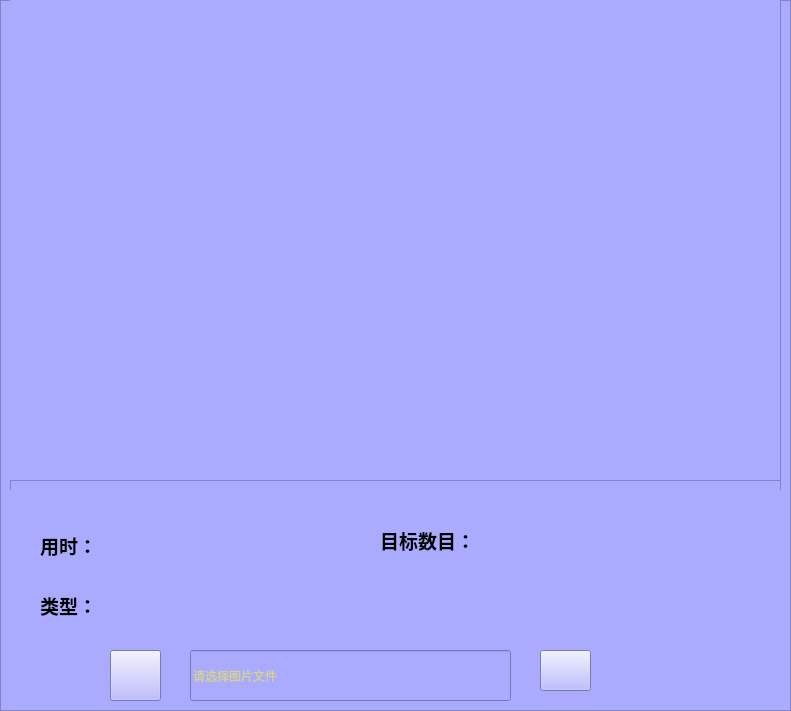
   <widget class="QFrame" name="frame">
    <property name="geometry">
     <rect>
      <x>10</x>
      <y>100</y>
      <width>791</width>
      <height>711</height>
     </rect>
    </property>
    <property name="styleSheet">
     <string notr="true">background-color: rgb(170, 170, 255);</string>
    </property>
    <property name="frameShape">
     <enum>QFrame::StyledPanel</enum>
    </property>
    <property name="frameShadow">
     <enum>QFrame::Raised</enum>
    </property>
    <widget class="QFrame" name="frame_2">
     <property name="geometry">
      <rect>
       <x>10</x>
       <y>0</y>
       <width>771</width>
       <height>481</height>
      </rect>
     </property>
     <property name="frameShape">
      <enum>QFrame::StyledPanel</enum>
     </property>
     <property name="frameShadow">
      <enum>QFrame::Raised</enum>
     </property>
     <widget class="QLabel" name="label_show">
      <property name="geometry">
       <rect>
        <x>0</x>
        <y>0</y>
        <width>770</width>
        <height>480</height>
       </rect>
      </property>
      <property name="minimumSize">
       <size>
        <width>770</width>
        <height>480</height>
       </size>
      </property>
      <property name="maximumSize">
       <size>
        <width>770</width>
        <height>480</height>
       </size>
      </property>
      <property name="styleSheet">
       <string notr="true">border-image: url(:/icons/ui_imgs/11.png);</string>
      </property>
      <property name="text">
       <string/>
      </property>
     </widget>
     <widget class="QProgressBar" name="progressBar_4">
      <property name="geometry">
       <rect>
        <x>420</x>
        <y>200</y>
        <width>29</width>
        <height>128</height>
       </rect>
      </property>
      <property name="value">
       <number>0</number>
      </property>
      <property name="orientation">
       <enum>Qt::Vertical</enum>
      </property>
     </widget>
     <widget class="QProgressBar" name="progressBar_6">
      <property name="geometry">
       <rect>
        <x>560</x>
        <y>200</y>
        <width>29</width>
        <height>128</height>
       </rect>
      </property>
      <property name="value">
       <number>0</number>
      </property>
      <property name="orientation">
       <enum>Qt::Vertical</enum>
      </property>
     </widget>
     <widget class="QLabel" name="label_15">
      <property name="geometry">
       <rect>
        <x>269</x>
        <y>329</y>
        <width>40</width>
        <height>19</height>
       </rect>
      </property>
      <property name="font">
       <font>
        <family>楷体</family>
        <pointsize>14</pointsize>
       </font>
      </property>
      <property name="text">
       <string>阅读</string>
      </property>
     </widget>
     <widget class="QLabel" name="label_17">
      <property name="geometry">
       <rect>
        <x>409</x>
        <y>329</y>
        <width>60</width>
        <height>19</height>
       </rect>
      </property>
      <property name="font">
       <font>
        <family>楷体</family>
        <pointsize>14</pointsize>
       </font>
      </property>
      <property name="text">
       <string>玩手机</string>
      </property>
     </widget>
     <widget class="QLabel" name="label_23">
      <property name="geometry">
       <rect>
        <x>419</x>
        <y>169</y>
        <width>61</width>
        <height>41</height>
       </rect>
      </property>
      <property name="font">
       <font>
        <family>楷体</family>
        <pointsize>14</pointsize>
       </font>
      </property>
      <property name="text">
       <string>0%</string>
      </property>
     </widget>
     <widget class="QLabel" name="label_14">
      <property name="geometry">
       <rect>
        <x>209</x>
        <y>329</y>
        <width>40</width>
        <height>19</height>
       </rect>
      </property>
      <property name="font">
       <font>
        <family>楷体</family>
        <pointsize>14</pointsize>
       </font>
      </property>
      <property name="text">
       <string>举手</string>
      </property>
     </widget>
     <widget class="QLabel" name="label_19">
      <property name="geometry">
       <rect>
        <x>549</x>
        <y>329</y>
        <width>60</width>
        <height>19</height>
       </rect>
      </property>
      <property name="font">
       <font>
        <family>楷体</family>
        <pointsize>14</pointsize>
       </font>
      </property>
      <property name="text">
       <string>靠桌子</string>
      </property>
     </widget>
     <widget class="QProgressBar" name="progressBar_5">
      <property name="geometry">
       <rect>
        <x>490</x>
        <y>200</y>
        <width>29</width>
        <height>128</height>
       </rect>
      </property>
      <property name="value">
       <number>0</number>
      </property>
      <property name="alignment">
       <set>Qt::AlignLeading|Qt::AlignLeft|Qt::AlignVCenter</set>
      </property>
      <property name="orientation">
       <enum>Qt::Vertical</enum>
      </property>
     </widget>
     <widget class="QLabel" name="label_25">
      <property name="geometry">
       <rect>
        <x>559</x>
        <y>169</y>
        <width>61</width>
        <height>41</height>
       </rect>
      </property>
      <property name="font">
       <font>
        <family>楷体</family>
        <pointsize>14</pointsize>
       </font>
      </property>
      <property name="text">
       <string>0%</string>
      </property>
     </widget>
     <widget class="QLabel" name="label_24">
      <property name="geometry">
       <rect>
        <x>489</x>
        <y>169</y>
        <width>61</width>
        <height>41</height>
       </rect>
      </property>
      <property name="font">
       <font>
        <family>楷体</family>
        <pointsize>14</pointsize>
       </font>
      </property>
      <property name="text">
       <string>0%</string>
      </property>
     </widget>
     <widget class="QProgressBar" name="progressBar_2">
      <property name="geometry">
       <rect>
        <x>280</x>
        <y>200</y>
        <width>29</width>
        <height>128</height>
       </rect>
      </property>
      <property name="value">
       <number>0</number>
      </property>
      <property name="orientation">
       <enum>Qt::Vertical</enum>
      </property>
     </widget>
     <widget class="QLabel" name="label_21">
      <property name="geometry">
       <rect>
        <x>279</x>
        <y>169</y>
        <width>61</width>
        <height>41</height>
       </rect>
      </property>
      <property name="font">
       <font>
        <family>楷体</family>
        <pointsize>14</pointsize>
       </font>
      </property>
      <property name="text">
       <string>0%</string>
      </property>
     </widget>
     <widget class="QLabel" name="label_20">
      <property name="geometry">
       <rect>
        <x>209</x>
        <y>169</y>
        <width>61</width>
        <height>41</height>
       </rect>
      </property>
      <property name="font">
       <font>
        <family>楷体</family>
        <pointsize>14</pointsize>
       </font>
      </property>
      <property name="text">
       <string>0%</string>
      </property>
     </widget>
     <widget class="QProgressBar" name="progressBar_3">
      <property name="geometry">
       <rect>
        <x>350</x>
        <y>200</y>
        <width>29</width>
        <height>128</height>
       </rect>
      </property>
      <property name="value">
       <number>0</number>
      </property>
      <property name="orientation">
       <enum>Qt::Vertical</enum>
      </property>
     </widget>
     <widget class="QLabel" name="label_16">
      <property name="geometry">
       <rect>
        <x>339</x>
        <y>329</y>
        <width>40</width>
        <height>19</height>
       </rect>
      </property>
      <property name="font">
       <font>
        <family>楷体</family>
        <pointsize>14</pointsize>
       </font>
      </property>
      <property name="text">
       <string>写作</string>
      </property>
     </widget>
     <widget class="QLabel" name="label_18">
      <property name="geometry">
       <rect>
        <x>479</x>
        <y>329</y>
        <width>40</width>
        <height>19</height>
       </rect>
      </property>
      <property name="font">
       <font>
        <family>楷体</family>
        <pointsize>14</pointsize>
       </font>
      </property>
      <property name="text">
       <string>低头</string>
      </property>
     </widget>
     <widget class="QLabel" name="label_22">
      <property name="geometry">
       <rect>
        <x>349</x>
        <y>169</y>
        <width>61</width>
        <height>41</height>
       </rect>
      </property>
      <property name="font">
       <font>
        <family>楷体</family>
        <pointsize>14</pointsize>
       </font>
      </property>
      <property name="text">
       <string>0%</string>
      </property>
     </widget>
     <widget class="QProgressBar" name="progressBar">
      <property name="geometry">
       <rect>
        <x>209</x>
        <y>199</y>
        <width>29</width>
        <height>128</height>
       </rect>
      </property>
      <property name="layoutDirection">
       <enum>Qt::RightToLeft</enum>
      </property>
      <property name="value">
       <number>0</number>
      </property>
      <property name="alignment">
       <set>Qt::AlignLeading|Qt::AlignLeft|Qt::AlignVCenter</set>
      </property>
      <property name="orientation">
       <enum>Qt::Vertical</enum>
      </property>
     </widget>
     <zorder>label_20</zorder>
     <zorder>label_23</zorder>
     <zorder>label_15</zorder>
     <zorder>progressBar_4</zorder>
     <zorder>label_22</zorder>
     <zorder>label_17</zorder>
     <zorder>label_25</zorder>
     <zorder>label_24</zorder>
     <zorder>progressBar_3</zorder>
     <zorder>label_21</zorder>
     <zorder>progressBar_5</zorder>
     <zorder>label_14</zorder>
     <zorder>progressBar</zorder>
     <zorder>progressBar_6</zorder>
     <zorder>label_19</zorder>
     <zorder>label_16</zorder>
     <zorder>progressBar_2</zorder>
     <zorder>label_18</zorder>
     <zorder>label_show</zorder>
    </widget>
    <widget class="QFrame" name="frame_3">
     <property name="geometry">
      <rect>
       <x>10</x>
       <y>480</y>
       <width>771</width>
       <height>221</height>
      </rect>
     </property>
     <property name="frameShape">
      <enum>QFrame::StyledPanel</enum>
     </property>
     <property name="frameShadow">
      <enum>QFrame::Raised</enum>
     </property>
     <widget class="QGroupBox" name="groupBox_3">
      <property name="geometry">
       <rect>
        <x>0</x>
        <y>10</y>
        <width>771</width>
        <height>221</height>
       </rect>
      </property>
      <property name="font">
       <font>
        <family>华文楷体</family>
        <pointsize>16</pointsize>
       </font>
      </property>
      <property name="title">
       <string>检测结果与位置信息</string>
      </property>
      <widget class="QTableWidget" name="tableWidget">
       <property name="geometry">
        <rect>
         <x>10</x>
         <y>30</y>
         <width>751</width>
         <height>181</height>
        </rect>
       </property>
       <property name="font">
        <font>
         <family>华文楷体</family>
         <pointsize>14</pointsize>
        </font>
       </property>
       <column>
        <property name="text">
         <string>序号</string>
        </property>
       </column>
       <column>
        <property name="text">
         <string>文件路径</string>
        </property>
       </column>
       <column>
        <property name="text">
         <string>类别</string>
        </property>
       </column>
       <column>
        <property name="text">
         <string>置信度</string>
        </property>
       </column>
       <column>
        <property name="text">
         <string>坐标位置</string>
        </property>
       </column>
      </widget>
      <widget class="QGroupBox" name="groupBox_4">
       <property name="geometry">
        <rect>
         <x>200</x>
         <y>100</y>
         <width>431</width>
         <height>81</height>
        </rect>
       </property>
       <property name="font">
        <font>
         <family>华文楷体</family>
         <pointsize>16</pointsize>
        </font>
       </property>
       <property name="title">
        <string>操作</string>
       </property>
       <widget class="QPushButton" name="SaveBtn">
        <property name="geometry">
         <rect>
          <x>30</x>
          <y>20</y>
          <width>151</width>
          <height>51</height>
         </rect>
        </property>
        <property name="text">
         <string>保存</string>
        </property>
        <property name="icon">
         <iconset resource="ui_sources.qrc">
          <normaloff>:/icons/ui_imgs/icons/保存.png</normaloff>:/icons/ui_imgs/icons/保存.png</iconset>
        </property>
        <property name="iconSize">
         <size>
          <width>30</width>
          <height>30</height>
         </size>
        </property>
       </widget>
       <widget class="QPushButton" name="ExitBtn">
        <property name="geometry">
         <rect>
          <x>250</x>
          <y>20</y>
          <width>151</width>
          <height>51</height>
         </rect>
        </property>
        <property name="text">
         <string>退出</string>
        </property>
        <property name="icon">
         <iconset resource="ui_sources.qrc">
          <normaloff>:/icons/ui_imgs/icons/退出.png</normaloff>:/icons/ui_imgs/icons/退出.png</iconset>
        </property>
        <property name="iconSize">
         <size>
          <width>30</width>
          <height>30</height>
         </size>
        </property>
       </widget>
      </widget>
      <widget class="QLabel" name="label_31">
       <property name="geometry">
        <rect>
         <x>0</x>
         <y>-10</y>
         <width>771</width>
         <height>221</height>
        </rect>
       </property>
       <property name="styleSheet">
        <string notr="true">background-color: rgb(170, 170, 255);</string>
       </property>
       <property name="text">
        <string/>
       </property>
      </widget>
      <widget class="QWidget" name="layoutWidget_2">
       <property name="geometry">
        <rect>
         <x>30</x>
         <y>30</y>
         <width>261</width>
         <height>51</height>
        </rect>
       </property>
       <layout class="QHBoxLayout" name="horizontalLayout_7">
        <item>
         <widget class="QLabel" name="label_10">
          <property name="styleSheet">
           <string notr="true">background-color: rgb(170, 170, 255);</string>
          </property>
          <property name="text">
           <string>&lt;html&gt;&lt;head/&gt;&lt;body&gt;&lt;p&gt;&lt;span style=&quot; font-size:14pt; font-weight:600;&quot;&gt;用时：&lt;/span&gt;&lt;/p&gt;&lt;/body&gt;&lt;/html&gt;</string>
          </property>
         </widget>
        </item>
        <item>
         <widget class="QLabel" name="time_lb">
          <property name="palette">
           <palette>
            <active>
             <colorrole role="WindowText">
              <brush brushstyle="SolidPattern">
               <color alpha="255">
                <red>255</red>
                <green>0</green>
                <blue>0</blue>
               </color>
              </brush>
             </colorrole>
             <colorrole role="Button">
              <brush brushstyle="SolidPattern">
               <color alpha="255">
                <red>170</red>
                <green>170</green>
                <blue>255</blue>
               </color>
              </brush>
             </colorrole>
             <colorrole role="Text">
              <brush brushstyle="SolidPattern">
               <color alpha="255">
                <red>0</red>
                <green>0</green>
                <blue>0</blue>
               </color>
              </brush>
             </colorrole>
             <colorrole role="Base">
              <brush brushstyle="SolidPattern">
               <color alpha="255">
                <red>170</red>
                <green>170</green>
                <blue>255</blue>
               </color>
              </brush>
             </colorrole>
             <colorrole role="Window">
              <brush brushstyle="SolidPattern">
               <color alpha="255">
                <red>170</red>
                <green>170</green>
                <blue>255</blue>
               </color>
              </brush>
             </colorrole>
             <colorrole role="PlaceholderText">
              <brush brushstyle="SolidPattern">
               <color alpha="128">
                <red>255</red>
                <green>0</green>
                <blue>0</blue>
               </color>
              </brush>
             </colorrole>
            </active>
            <inactive>
             <colorrole role="WindowText">
              <brush brushstyle="SolidPattern">
               <color alpha="255">
                <red>255</red>
                <green>0</green>
                <blue>0</blue>
               </color>
              </brush>
             </colorrole>
             <colorrole role="Button">
              <brush brushstyle="SolidPattern">
               <color alpha="255">
                <red>170</red>
                <green>170</green>
                <blue>255</blue>
               </color>
              </brush>
             </colorrole>
             <colorrole role="Text">
              <brush brushstyle="SolidPattern">
               <color alpha="255">
                <red>0</red>
                <green>0</green>
                <blue>0</blue>
               </color>
              </brush>
             </colorrole>
             <colorrole role="Base">
              <brush brushstyle="SolidPattern">
               <color alpha="255">
                <red>170</red>
                <green>170</green>
                <blue>255</blue>
               </color>
              </brush>
             </colorrole>
             <colorrole role="Window">
              <brush brushstyle="SolidPattern">
               <color alpha="255">
                <red>170</red>
                <green>170</green>
                <blue>255</blue>
               </color>
              </brush>
             </colorrole>
             <colorrole role="PlaceholderText">
              <brush brushstyle="SolidPattern">
               <color alpha="128">
                <red>255</red>
                <green>0</green>
                <blue>0</blue>
               </color>
              </brush>
             </colorrole>
            </inactive>
            <disabled>
             <colorrole role="WindowText">
              <brush brushstyle="SolidPattern">
               <color alpha="255">
                <red>120</red>
                <green>120</green>
                <blue>120</blue>
               </color>
              </brush>
             </colorrole>
             <colorrole role="Button">
              <brush brushstyle="SolidPattern">
               <color alpha="255">
                <red>170</red>
                <green>170</green>
                <blue>255</blue>
               </color>
              </brush>
             </colorrole>
             <colorrole role="Text">
              <brush brushstyle="SolidPattern">
               <color alpha="255">
                <red>120</red>
                <green>120</green>
                <blue>120</blue>
               </color>
              </brush>
             </colorrole>
             <colorrole role="Base">
              <brush brushstyle="SolidPattern">
               <color alpha="255">
                <red>170</red>
                <green>170</green>
                <blue>255</blue>
               </color>
              </brush>
             </colorrole>
             <colorrole role="Window">
              <brush brushstyle="SolidPattern">
               <color alpha="255">
                <red>170</red>
                <green>170</green>
                <blue>255</blue>
               </color>
              </brush>
             </colorrole>
             <colorrole role="PlaceholderText">
              <brush brushstyle="SolidPattern">
               <color alpha="128">
                <red>0</red>
                <green>0</green>
                <blue>0</blue>
               </color>
              </brush>
             </colorrole>
            </disabled>
           </palette>
          </property>
          <property name="font">
           <font>
            <family>Arial</family>
            <pointsize>16</pointsize>
            <weight>75</weight>
            <bold>true</bold>
           </font>
          </property>
          <property name="styleSheet">
           <string notr="true">background-color: rgb(170, 170, 255);</string>
          </property>
          <property name="text">
           <string/>
          </property>
         </widget>
        </item>
       </layout>
       <zorder>time_lb</zorder>
       <zorder>label_10</zorder>
      </widget>
      <widget class="QWidget" name="layoutWidget">
       <property name="geometry">
        <rect>
         <x>370</x>
         <y>30</y>
         <width>311</width>
         <height>41</height>
        </rect>
       </property>
       <layout class="QHBoxLayout" name="horizontalLayout_5">
        <item>
         <widget class="QLabel" name="label">
          <property name="styleSheet">
           <string notr="true">background-color: rgb(170, 170, 255);</string>
          </property>
          <property name="text">
           <string>&lt;html&gt;&lt;head/&gt;&lt;body&gt;&lt;p&gt;&lt;span style=&quot; font-size:14pt; font-weight:600;&quot;&gt;目标数目：&lt;/span&gt;&lt;/p&gt;&lt;/body&gt;&lt;/html&gt;</string>
          </property>
         </widget>
        </item>
        <item>
         <widget class="QLabel" name="label_nums">
          <property name="palette">
           <palette>
            <active>
             <colorrole role="WindowText">
              <brush brushstyle="SolidPattern">
               <color alpha="255">
                <red>255</red>
                <green>0</green>
                <blue>0</blue>
               </color>
              </brush>
             </colorrole>
             <colorrole role="Button">
              <brush brushstyle="SolidPattern">
               <color alpha="255">
                <red>170</red>
                <green>170</green>
                <blue>255</blue>
               </color>
              </brush>
             </colorrole>
             <colorrole role="Text">
              <brush brushstyle="SolidPattern">
               <color alpha="255">
                <red>0</red>
                <green>0</green>
                <blue>0</blue>
               </color>
              </brush>
             </colorrole>
             <colorrole role="Base">
              <brush brushstyle="SolidPattern">
               <color alpha="255">
                <red>170</red>
                <green>170</green>
                <blue>255</blue>
               </color>
              </brush>
             </colorrole>
             <colorrole role="Window">
              <brush brushstyle="SolidPattern">
               <color alpha="255">
                <red>170</red>
                <green>170</green>
                <blue>255</blue>
               </color>
              </brush>
             </colorrole>
             <colorrole role="PlaceholderText">
              <brush brushstyle="SolidPattern">
               <color alpha="128">
                <red>255</red>
                <green>0</green>
                <blue>0</blue>
               </color>
              </brush>
             </colorrole>
            </active>
            <inactive>
             <colorrole role="WindowText">
              <brush brushstyle="SolidPattern">
               <color alpha="255">
                <red>255</red>
                <green>0</green>
                <blue>0</blue>
               </color>
              </brush>
             </colorrole>
             <colorrole role="Button">
              <brush brushstyle="SolidPattern">
               <color alpha="255">
                <red>170</red>
                <green>170</green>
                <blue>255</blue>
               </color>
              </brush>
             </colorrole>
             <colorrole role="Text">
              <brush brushstyle="SolidPattern">
               <color alpha="255">
                <red>0</red>
                <green>0</green>
                <blue>0</blue>
               </color>
              </brush>
             </colorrole>
             <colorrole role="Base">
              <brush brushstyle="SolidPattern">
               <color alpha="255">
                <red>170</red>
                <green>170</green>
                <blue>255</blue>
               </color>
              </brush>
             </colorrole>
             <colorrole role="Window">
              <brush brushstyle="SolidPattern">
               <color alpha="255">
                <red>170</red>
                <green>170</green>
                <blue>255</blue>
               </color>
              </brush>
             </colorrole>
             <colorrole role="PlaceholderText">
              <brush brushstyle="SolidPattern">
               <color alpha="128">
                <red>255</red>
                <green>0</green>
                <blue>0</blue>
               </color>
              </brush>
             </colorrole>
            </inactive>
            <disabled>
             <colorrole role="WindowText">
              <brush brushstyle="SolidPattern">
               <color alpha="255">
                <red>120</red>
                <green>120</green>
                <blue>120</blue>
               </color>
              </brush>
             </colorrole>
             <colorrole role="Button">
              <brush brushstyle="SolidPattern">
               <color alpha="255">
                <red>170</red>
                <green>170</green>
                <blue>255</blue>
               </color>
              </brush>
             </colorrole>
             <colorrole role="Text">
              <brush brushstyle="SolidPattern">
               <color alpha="255">
                <red>120</red>
                <green>120</green>
                <blue>120</blue>
               </color>
              </brush>
             </colorrole>
             <colorrole role="Base">
              <brush brushstyle="SolidPattern">
               <color alpha="255">
                <red>170</red>
                <green>170</green>
                <blue>255</blue>
               </color>
              </brush>
             </colorrole>
             <colorrole role="Window">
              <brush brushstyle="SolidPattern">
               <color alpha="255">
                <red>170</red>
                <green>170</green>
                <blue>255</blue>
               </color>
              </brush>
             </colorrole>
             <colorrole role="PlaceholderText">
              <brush brushstyle="SolidPattern">
               <color alpha="128">
                <red>0</red>
                <green>0</green>
                <blue>0</blue>
               </color>
              </brush>
             </colorrole>
            </disabled>
           </palette>
          </property>
          <property name="font">
           <font>
            <family>Arial</family>
            <pointsize>16</pointsize>
            <weight>75</weight>
            <bold>true</bold>
           </font>
          </property>
          <property name="styleSheet">
           <string notr="true">background-color: rgb(170, 170, 255);</string>
          </property>
          <property name="text">
           <string/>
          </property>
         </widget>
        </item>
       </layout>
       <zorder>label_nums</zorder>
       <zorder>label</zorder>
      </widget>
      <widget class="QWidget" name="layoutWidget_3">
       <property name="geometry">
        <rect>
         <x>30</x>
         <y>90</y>
         <width>261</width>
         <height>51</height>
        </rect>
       </property>
       <layout class="QHBoxLayout" name="horizontalLayout_9">
        <item>
         <widget class="QLabel" name="label_13">
          <property name="maximumSize">
           <size>
            <width>60</width>
            <height>16777215</height>
           </size>
          </property>
          <property name="styleSheet">
           <string notr="true">background-color: rgb(170, 170, 255);</string>
          </property>
          <property name="text">
           <string>&lt;html&gt;&lt;head/&gt;&lt;body&gt;&lt;p&gt;&lt;span style=&quot; font-size:14pt; font-weight:600;&quot;&gt;类型：&lt;/span&gt;&lt;/p&gt;&lt;/body&gt;&lt;/html&gt;</string>
          </property>
         </widget>
        </item>
        <item>
         <widget class="QLabel" name="type_lb">
          <property name="palette">
           <palette>
            <active>
             <colorrole role="WindowText">
              <brush brushstyle="SolidPattern">
               <color alpha="255">
                <red>255</red>
                <green>0</green>
                <blue>0</blue>
               </color>
              </brush>
             </colorrole>
             <colorrole role="Button">
              <brush brushstyle="SolidPattern">
               <color alpha="255">
                <red>170</red>
                <green>170</green>
                <blue>255</blue>
               </color>
              </brush>
             </colorrole>
             <colorrole role="Base">
              <brush brushstyle="SolidPattern">
               <color alpha="255">
                <red>170</red>
                <green>170</green>
                <blue>255</blue>
               </color>
              </brush>
             </colorrole>
             <colorrole role="Window">
              <brush brushstyle="SolidPattern">
               <color alpha="255">
                <red>170</red>
                <green>170</green>
                <blue>255</blue>
               </color>
              </brush>
             </colorrole>
            </active>
            <inactive>
             <colorrole role="WindowText">
              <brush brushstyle="SolidPattern">
               <color alpha="255">
                <red>255</red>
                <green>0</green>
                <blue>0</blue>
               </color>
              </brush>
             </colorrole>
             <colorrole role="Button">
              <brush brushstyle="SolidPattern">
               <color alpha="255">
                <red>170</red>
                <green>170</green>
                <blue>255</blue>
               </color>
              </brush>
             </colorrole>
             <colorrole role="Base">
              <brush brushstyle="SolidPattern">
               <color alpha="255">
                <red>170</red>
                <green>170</green>
                <blue>255</blue>
               </color>
              </brush>
             </colorrole>
             <colorrole role="Window">
              <brush brushstyle="SolidPattern">
               <color alpha="255">
                <red>170</red>
                <green>170</green>
                <blue>255</blue>
               </color>
              </brush>
             </colorrole>
            </inactive>
            <disabled>
             <colorrole role="WindowText">
              <brush brushstyle="SolidPattern">
               <color alpha="255">
                <red>120</red>
                <green>120</green>
                <blue>120</blue>
               </color>
              </brush>
             </colorrole>
             <colorrole role="Button">
              <brush brushstyle="SolidPattern">
               <color alpha="255">
                <red>170</red>
                <green>170</green>
                <blue>255</blue>
               </color>
              </brush>
             </colorrole>
             <colorrole role="Base">
              <brush brushstyle="SolidPattern">
               <color alpha="255">
                <red>170</red>
                <green>170</green>
                <blue>255</blue>
               </color>
              </brush>
             </colorrole>
             <colorrole role="Window">
              <brush brushstyle="SolidPattern">
               <color alpha="255">
                <red>170</red>
                <green>170</green>
                <blue>255</blue>
               </color>
              </brush>
             </colorrole>
            </disabled>
           </palette>
          </property>
          <property name="font">
           <font>
            <family>Arial</family>
            <pointsize>16</pointsize>
            <weight>75</weight>
            <bold>true</bold>
           </font>
          </property>
          <property name="styleSheet">
           <string notr="true">background-color: rgb(170, 170, 255);</string>
          </property>
          <property name="text">
           <string/>
          </property>
         </widget>
        </item>
       </layout>
       <zorder>type_lb</zorder>
       <zorder>label_13</zorder>
      </widget>
      <widget class="QPushButton" name="PicBtn">
       <property name="geometry">
        <rect>
         <x>100</x>
         <y>160</y>
         <width>51</width>
         <height>51</height>
        </rect>
       </property>
       <property name="styleSheet">
        <string notr="true">border-image: url(:/icons/ui_imgs/icons/img.png);</string>
       </property>
       <property name="text">
        <string/>
       </property>
      </widget>
      <widget class="QLineEdit" name="PiclineEdit">
       <property name="geometry">
        <rect>
         <x>180</x>
         <y>160</y>
         <width>321</width>
         <height>51</height>
        </rect>
       </property>
       <property name="styleSheet">
        <string notr="true">color: rgb(255, 255, 0);</string>
       </property>
       <property name="inputMask">
        <string/>
       </property>
       <property name="placeholderText">
        <string>请选择图片文件</string>
       </property>
      </widget>
      <widget class="QPushButton" name="FilesBtn">
       <property name="geometry">
        <rect>
         <x>530</x>
         <y>160</y>
         <width>51</width>
         <height>41</height>
        </rect>
       </property>
       <property name="styleSheet">
        <string notr="true">border-image: url(:/icons/ui_imgs/icons/folder.png);</string>
       </property>
       <property name="text">
        <string/>
       </property>
      </widget>
      <zorder>groupBox_4</zorder>
      <zorder>tableWidget</zorder>
      <zorder>label_31</zorder>
      <zorder>layoutWidget_2</zorder>
      <zorder>layoutWidget</zorder>
      <zorder>layoutWidget_3</zorder>
      <zorder>PicBtn</zorder>
      <zorder>PiclineEdit</zorder>
      <zorder>FilesBtn</zorder>
     </widget>
    </widget>
   </widget>
